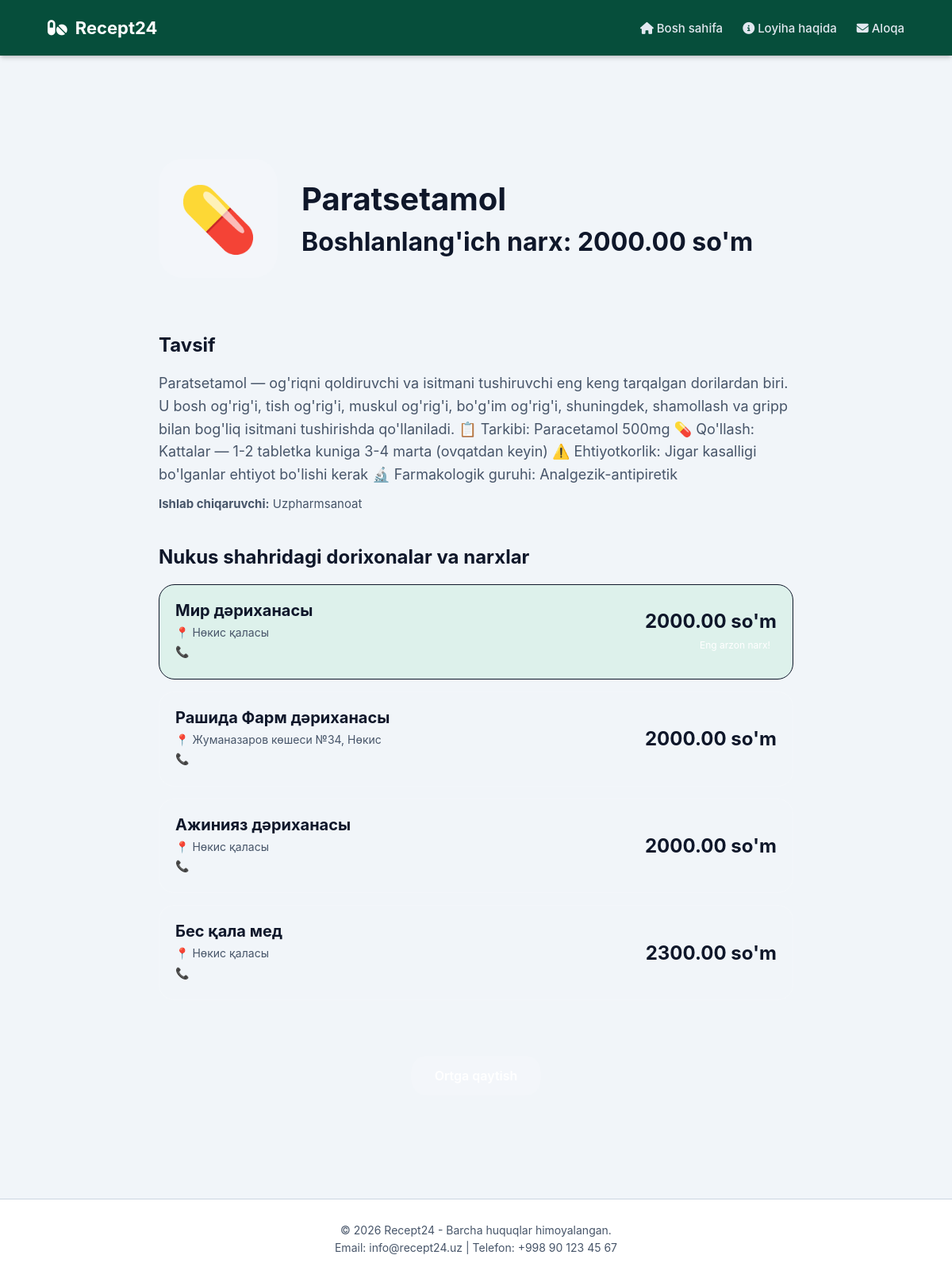
The app's page /medicine/66/ with its own data.
### search/models.py (models this page shows, shortened)
class Medicine(models.Model):
    name = models.CharField(max_length=255)
    description = models.TextField()
    manufacturer = models.CharField(max_length=255)
    image_url = models.URLField(max_length=500, blank=True, default='')
    category = models.CharField(max_length=50, default='Tabletkalar')
    @property
    def min_price(self):
        stock = self.stocks.order_by('price').first()
        return stock.price if stock else 0

class MedicineStock(models.Model):
    pharmacy = models.ForeignKey(Pharmacy, on_delete=models.CASCADE, related_name='stocks')
    medicine = models.ForeignKey(Medicine, on_delete=models.CASCADE, related_name='stocks')
    price = models.DecimalField(max_digits=10, decimal_places=2)
    in_stock = models.BooleanField(default=True)
    class Meta:
        ordering = ['price']

class Pharmacy(models.Model):
    name = models.CharField(max_length=255)
    address = models.CharField(max_length=255)
    phone = models.CharField(max_length=50, blank=True, null=True)
    latitude = models.FloatField(default=0)
    longitude = models.FloatField(default=0)
    work_hours = models.CharField(max_length=50, blank=True, default='24 саат')

### search/views.py (the view)
# urls.py: path('medicine/<int:medicine_id>/', views.detail, name='detail'),
def detail(request, medicine_id):
    medicine = get_object_or_404(Medicine, pk=medicine_id)
    return render(request, 'search/detail.html', {'medicine': medicine})

### search/templates/search/detail.html (shortened to what this page needs)
{% extends 'search/base.html' %}
{% block content %}
<div class="container">
    <div class="glass-panel detail-card">
        <div class="detail-header">
            <div class="detail-icon">💊</div>
            <div class="detail-title">
                <h1>{{ medicine.name }}</h1>
                <div class="detail-price">Boshlanlang'ich narx: {{ medicine.min_price }} so'm</div>
            </div>
        </div>
        <div class="detail-info">
            <h3>Tavsif</h3>
            <p>{{ medicine.description }}</p>
            <p style="margin-top: 10px; font-size: 15px;"><strong>Ishlab chiqaruvchi:</strong> {{ medicine.manufacturer }}</p>
        </div>
        <div class="detail-info">
            <h3>Nukus shahridagi dorixonalar va narxlar</h3>
            <div class="pharmacy-list">
                {% for stock in medicine.stocks.all %}
                <div class="pharmacy-item {% if forloop.first %}cheapest{% endif %}">
                    <div class="pharm-details">
                        <h4>{{ stock.pharmacy.name }}</h4>
                        <p>📍 {{ stock.pharmacy.address }}</p>
                        <p>📞 {{ stock.pharmacy.phone }}</p>
                    </div>
                    <div class="pharm-price">
                        <span class="price">{{ stock.price }} so'm</span>
                        {% if forloop.first %}
                            <span class="cheapest-badge">Eng arzon narx!</span>
                        {% endif %}
                    </div>
                </div>
                {% empty %}
                <p>Ushbu dori hozircha birorta dorixonada mavjud emas.</p>
                {% endfor %}
            </div>
        </div>
        <div style="text-align: center;">
            <a href="{% url 'index' %}" class="back-btn">Ortga qaytish</a>
        </div>
    </div>
</div>
{% endblock %}

### search/templates/search/base.html (shortened to what this page needs)
<!DOCTYPE html>
<html lang="uz">
<head>
    <link rel="stylesheet" href="https://cdnjs.cloudflare.com/ajax/libs/font-awesome/6.4.0/css/all.min.css">
</head>
<body>
    <nav class="navbar">
        <a href="{% url 'index' %}" class="logo">
            <i class="fa-solid fa-pills"></i> Recept24
        </a>
        <ul class="nav-links">
            <li><a href="{% url 'index' %}"><i class="fa-solid fa-house"></i> Bosh sahifa</a></li>
            <li><a href="{% url 'about' %}"><i class="fa-solid fa-circle-info"></i> Loyiha haqida</a></li>
            <li><a href="{% url 'contact' %}"><i class="fa-solid fa-envelope"></i> Aloqa</a></li>
        </ul>
    </nav>
    <div class="content-wrapper">
        {% block content %}{% endblock %}
    </div>
    <footer class="footer">
        <p>&copy; 2026 Recept24 - Barcha huquqlar himoyalangan.</p>
        <p>Email: info@recept24.uz | Telefon: +998 90 123 45 67</p>
    </footer>
</body>
</html>

### records on screen
Medicine: name "Paratsetamol", min_price "2000.00", description "Paratsetamol — og'riqni qoldiruvchi va isitmani tushiruvchi eng keng tarqalgan dorilardan biri. U bosh og'rig'i, tish og'rig'i, muskul og'rig'i, bo'g'im og'rig'i, shuningdek, shamollash va gripp bilan bog'liq isitmani tushirishda qo'llaniladi. 📋 Tarkibi: Paracetamol 500mg 💊 Qo'llash: Kattalar — 1-2 tabletka kuniga 3-4 marta (ovqatdan keyin) ⚠️ Ehtiyotkorlik: Jigar kasalligi bo'lganlar ehtiyot bo'lishi kerak 🔬 Farmakologik guruhi: Analgezik-antipiretik", manufacturer "Uzpharmsanoat"
MedicineStock: pharmacy.name "Мир дәриханасы", pharmacy.address "Нөкис қаласы", price "2000.00", shows "Eng arzon narx!"
MedicineStock: pharmacy.name "Рашида Фарм дәриханасы", pharmacy.address "Жуманазаров көшеси №34, Нөкис", price "2000.00"
MedicineStock: pharmacy.name "Ажинияз дәриханасы", pharmacy.address "Нөкис қаласы", price "2000.00"
MedicineStock: pharmacy.name "Бес қала мед", pharmacy.address "Нөкис қаласы", price "2300.00"
